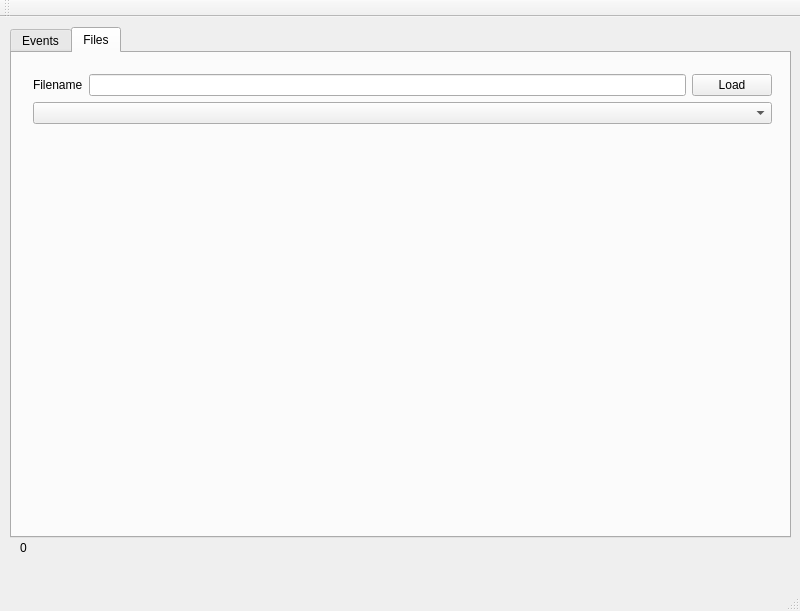
<?xml version="1.0" encoding="UTF-8"?>
<ui version="4.0">
 <class>MainWindow</class>
 <widget class="QMainWindow" name="MainWindow">
  <property name="geometry">
   <rect>
    <x>0</x>
    <y>0</y>
    <width>800</width>
    <height>611</height>
   </rect>
  </property>
  <property name="windowTitle">
   <string>MainWindow</string>
  </property>
  <widget class="QWidget" name="centralWidget">
   <widget class="QTabWidget" name="tabWidget">
    <property name="geometry">
     <rect>
      <x>10</x>
      <y>10</y>
      <width>781</width>
      <height>511</height>
     </rect>
    </property>
    <property name="currentIndex">
     <number>1</number>
    </property>
    <widget class="QWidget" name="tab">
     <attribute name="title">
      <string>Events</string>
     </attribute>
     <widget class="QPlainTextEdit" name="plainTextEdit">
      <property name="geometry">
       <rect>
        <x>10</x>
        <y>10</y>
        <width>761</width>
        <height>451</height>
       </rect>
      </property>
     </widget>
    </widget>
    <widget class="QWidget" name="tab_2">
     <attribute name="title">
      <string>Files</string>
     </attribute>
     <widget class="QWidget" name="">
      <property name="geometry">
       <rect>
        <x>10</x>
        <y>10</y>
        <width>761</width>
        <height>461</height>
       </rect>
      </property>
      <layout class="QVBoxLayout" name="verticalLayout">
       <item>
        <layout class="QHBoxLayout" name="horizontalLayout">
         <item>
          <widget class="QLabel" name="label_2">
           <property name="text">
            <string>Filename</string>
           </property>
          </widget>
         </item>
         <item>
          <widget class="QLineEdit" name="lineEdit"/>
         </item>
         <item>
          <widget class="QPushButton" name="loadButton">
           <property name="text">
            <string>Load</string>
           </property>
          </widget>
         </item>
        </layout>
       </item>
       <item>
        <widget class="QComboBox" name="comboBox"/>
       </item>
       <item>
        <spacer name="verticalSpacer">
         <property name="orientation">
          <enum>Qt::Vertical</enum>
         </property>
         <property name="sizeHint" stdset="0">
          <size>
           <width>20</width>
           <height>40</height>
          </size>
         </property>
        </spacer>
       </item>
      </layout>
     </widget>
    </widget>
   </widget>
   <widget class="QLabel" name="status">
    <property name="geometry">
     <rect>
      <x>20</x>
      <y>520</y>
      <width>21</width>
      <height>21</height>
     </rect>
    </property>
    <property name="text">
     <string>0</string>
    </property>
   </widget>
  </widget>
  <widget class="QMenuBar" name="menuBar">
   <property name="geometry">
    <rect>
     <x>0</x>
     <y>0</y>
     <width>800</width>
     <height>25</height>
    </rect>
   </property>
  </widget>
  <widget class="QToolBar" name="mainToolBar">
   <attribute name="toolBarArea">
    <enum>TopToolBarArea</enum>
   </attribute>
   <attribute name="toolBarBreak">
    <bool>false</bool>
   </attribute>
  </widget>
  <widget class="QStatusBar" name="statusBar"/>
 </widget>
 <layoutdefault spacing="6" margin="11"/>
 <resources/>
 <connections/>
</ui>
